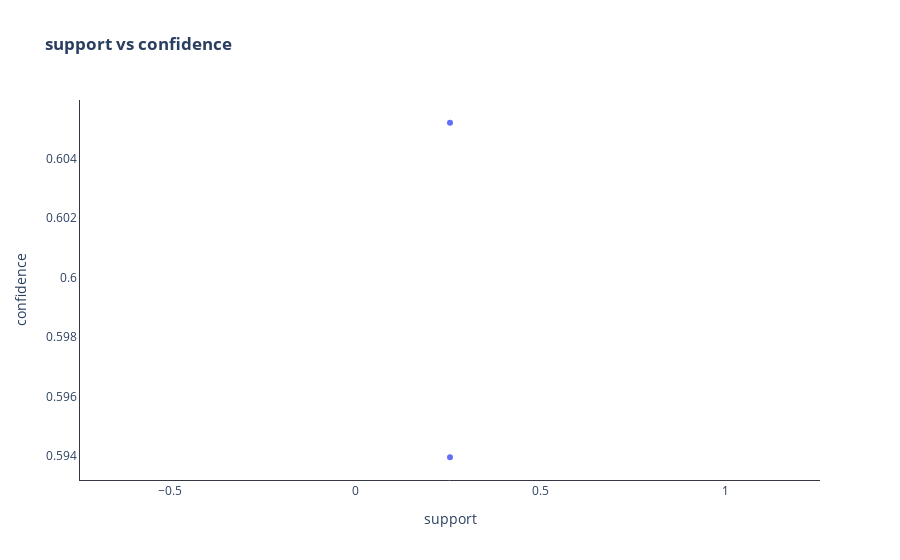
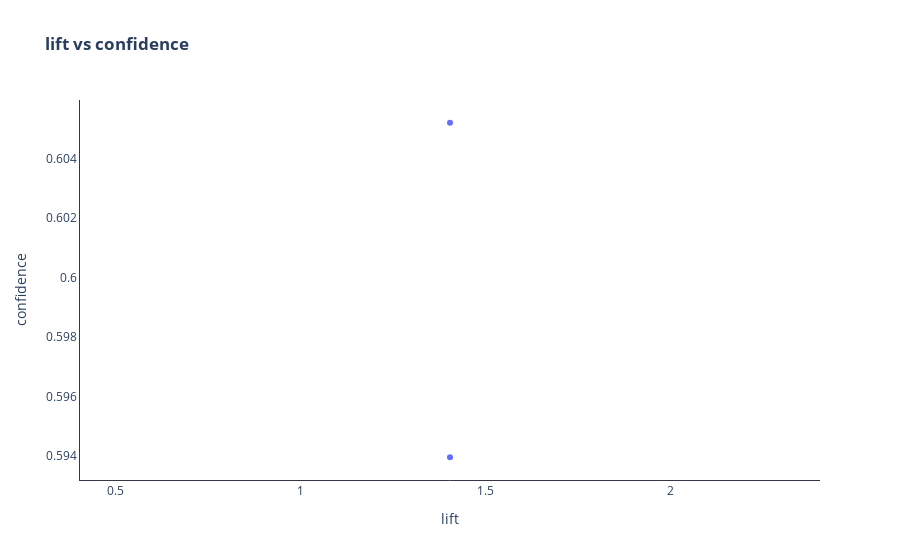

Notebook code cell kept with these figures, in order:
### Code cell
# With 20% support and 30% confidence
give_my_rules(df,0.2,0.3)

### Figure 1 — Plotly figure (JSON) as saved in the notebook; plotly's stock layout.template omitted (floating-point values rounded to 4 significant figures)
{"data": [{"mode": "markers", "type": "scatter", "x": [0.256, 0.256], "y": [0.594, 0.6052]}], "layout": {"autosize": false, "plot_bgcolor": "white", "title": {"text": "<b>support vs confidence</b>"}, "xaxis": {"linecolor": "#373645", "title": {"text": "support"}}, "yaxis": {"linecolor": "#373645", "title": {"text": "confidence"}}}}

### Figure 2 — Plotly figure (JSON) as saved in the notebook; plotly's stock layout.template omitted (floating-point values rounded to 4 significant figures)
{"data": [{"mode": "markers", "type": "scatter", "x": [1.404, 1.404], "y": [0.594, 0.6052]}], "layout": {"autosize": false, "plot_bgcolor": "white", "title": {"text": "<b>lift vs confidence</b>"}, "xaxis": {"linecolor": "#373645", "title": {"text": "lift"}}, "yaxis": {"linecolor": "#373645", "title": {"text": "confidence"}}}}
